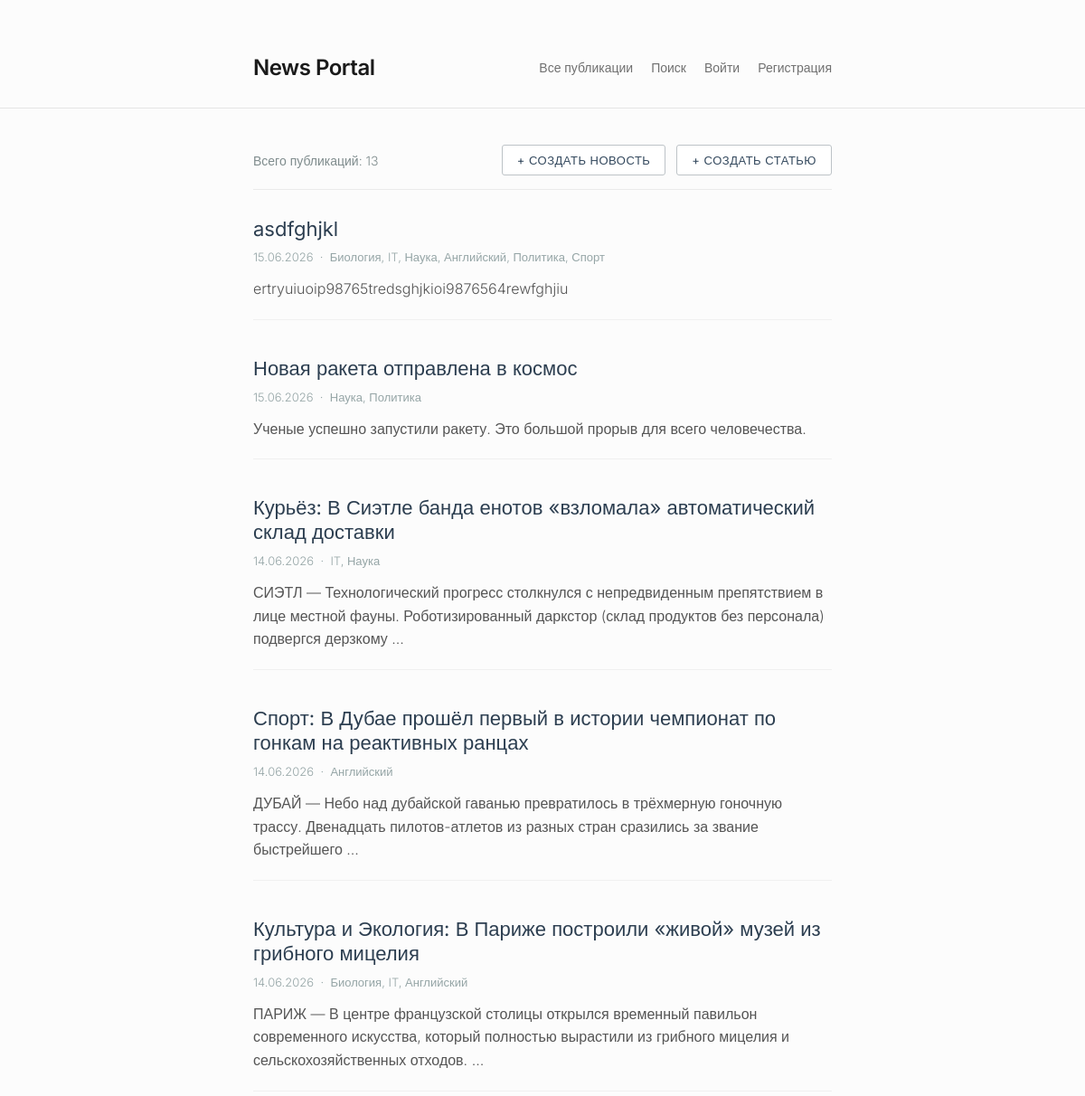
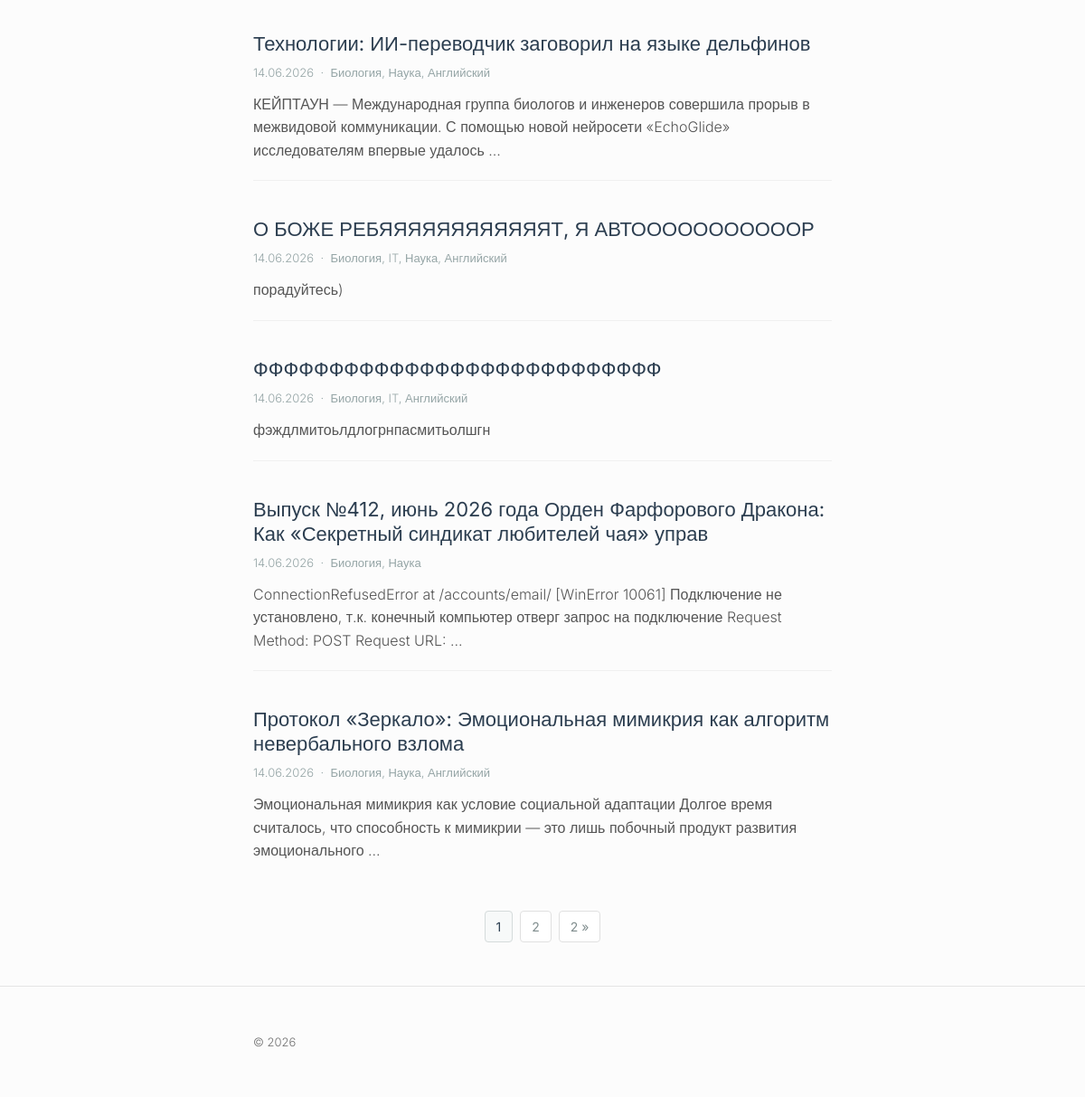
Before: /news/ with the older database file (2 pictures, top to bottom).
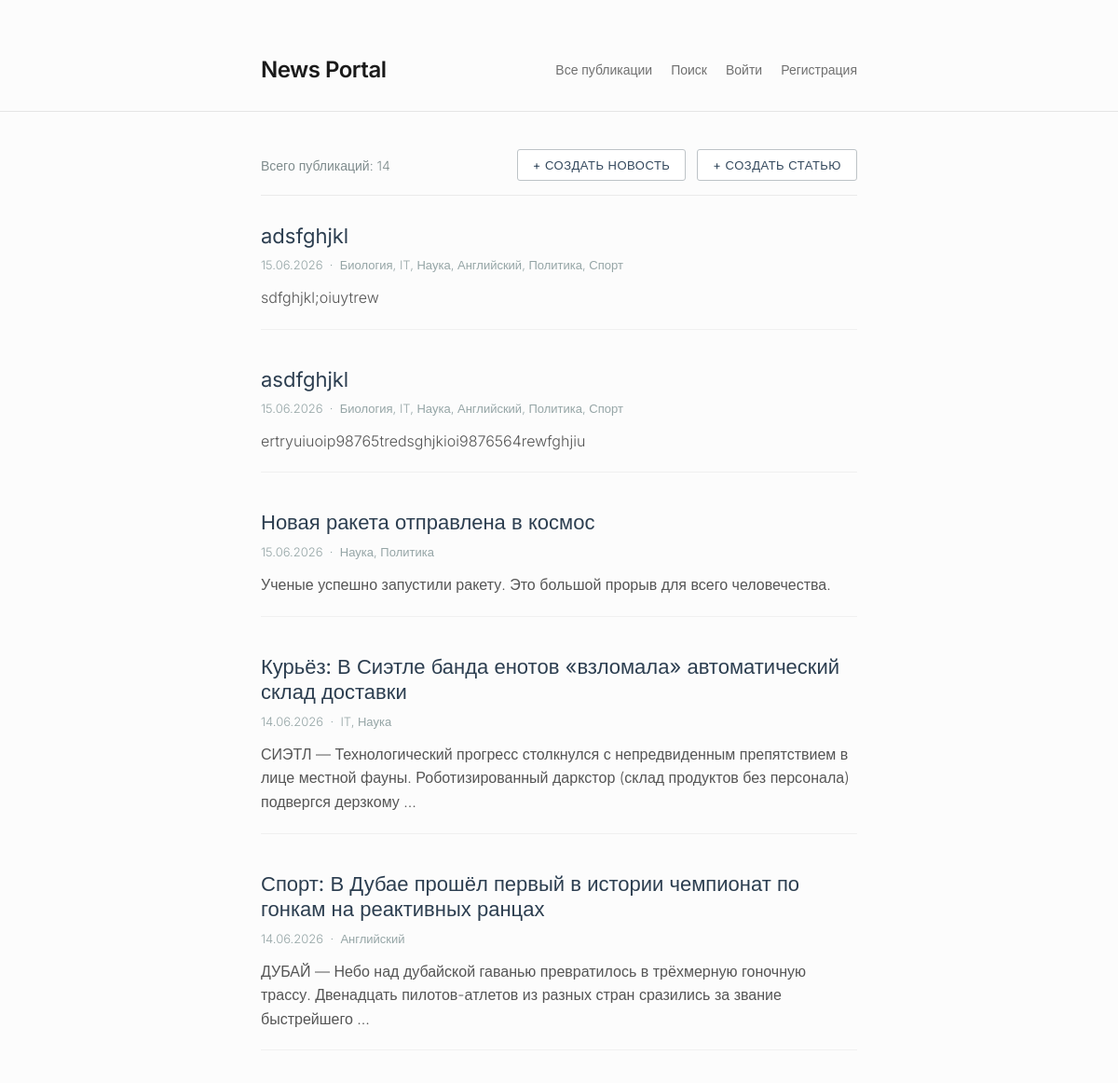
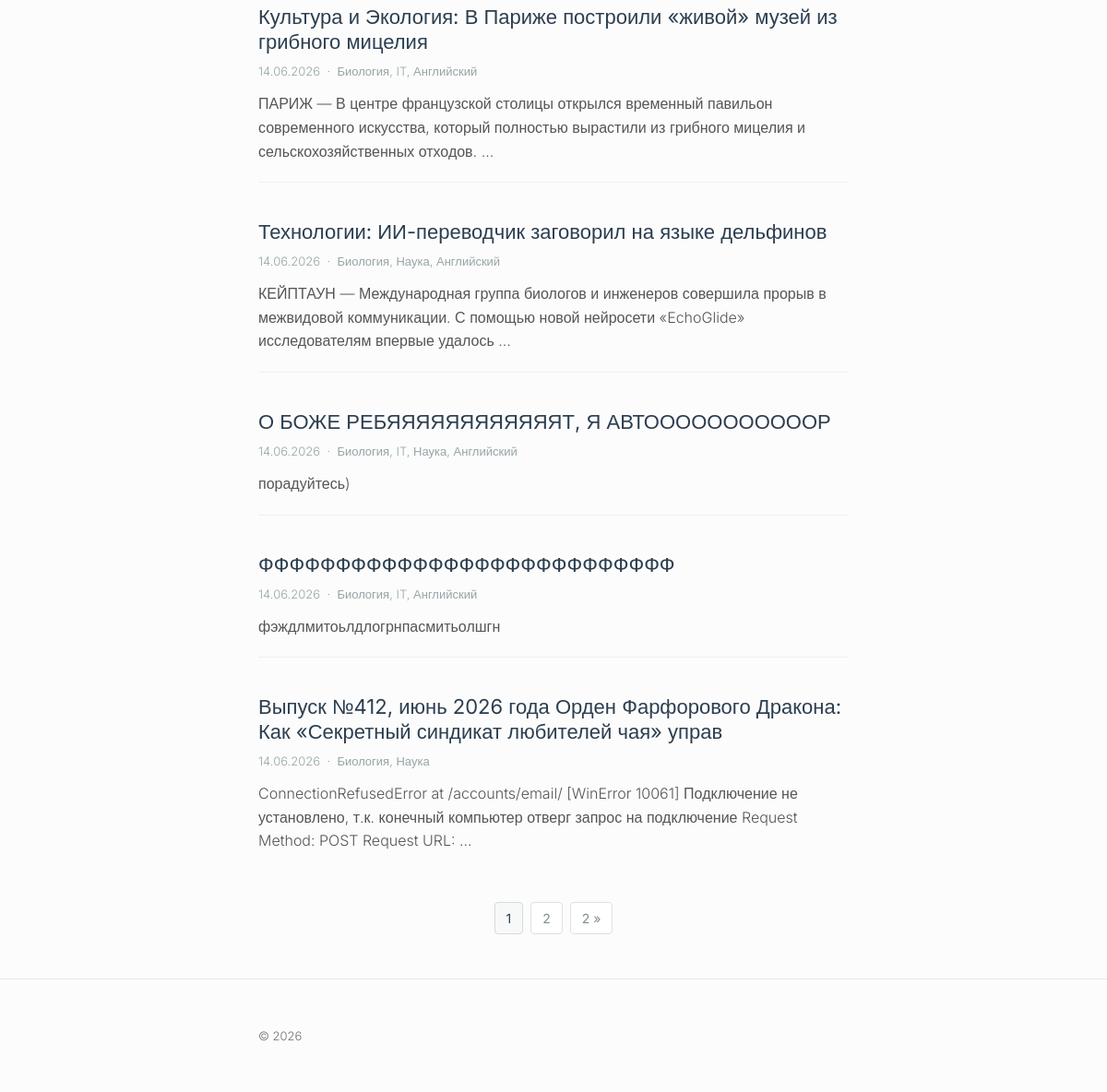
After: the same page with the newer database file (2 pictures, top to bottom).
### news/models.py (models this page shows, shortened)
class Post(models.Model):
    class Meta:
        verbose_name = "Публикация"
        verbose_name_plural = "Публикации"
    article = 'AR'
    news = 'NW'
    CATEGORY_CHOICES = [
        (article, 'Статья'),
        (news, 'Новость'),
    ]
    data_created = models.DateTimeField(auto_now_add=True, verbose_name="Дата создания")
    author = models.ForeignKey(Author, on_delete=models.CASCADE, verbose_name="Автор")
    category = models.ManyToManyField(Category, through="PostCategory", verbose_name="Категории")
    choice = models.CharField(max_length=2, choices=CATEGORY_CHOICES, default=article, verbose_name="Тип (Новость/Статья)")
    title_of_post = models.CharField(max_length=100, verbose_name="Заголовок")
    text_of_post = models.TextField(verbose_name="Текст")
    rating_of_post = models.IntegerField(default=0, verbose_name="Рейтинг")

class Category(models.Model):
    name_category = models.CharField(max_length=100, unique=True, verbose_name="Название категории")
    subscribers = models.ManyToManyField(User, related_name='subscriptions', blank=True, verbose_name="Подписчики")
    class Meta:
        verbose_name = "Категория"
        verbose_name_plural = "Категории"

### news/views.py (the view)
# urls.py: path('', PostListView.as_view(), name='news_list'),
class PostListView(ListView):
    model = Post
    ordering = '-data_created' # Сортировка от новых к старым
    template_name = 'news_view/news_list.html'
    context_object_name = 'news'
    paginate_by = 10 # Постраничный вывод, по 10 новостей на страницу

### news/templatetags/custom_filters.py (called while the page is built)
@register.filter()
def censor(value):
    if not isinstance(value, str):
        raise ValueError("Фильтр censor можно применять только к строкам")
    import re
    result = value
    for bad_word in BAD_WORDS:
        pattern = re.compile(rf'\b{re.escape(bad_word)}\b', re.IGNORECASE)
        result = pattern.sub(lambda match: match.group(0)[0] + '*' * (len(match.group(0)) - 1), result)
    return result

### templates/news_view/news_list.html (shortened to what this page needs)
{% extends 'default.html' %}
{% load custom_filters %}
{% block content %}
<div class="actions-header">
    <div class="news-count">
        Всего публикаций: {{ paginator.count }}
    </div>
    <div class="create-buttons">
        <a href="{% url 'news_create' %}" class="btn-create">+ Создать новость</a>
        <a href="{% url 'article_create' %}" class="btn-create">+ Создать статью</a>
    </div>
</div>
<ul class="posts-list">
    {% for post in news %}
        <li class="post-item">
            <h2 class="post-title">
                <a href="{% url 'news_detail' pk=post.id %}">{{ post.title_of_post|censor }}</a>
            </h2>
            <div class="post-meta">
                <span>{{ post.data_created|date:'d.m.Y' }}</span>
                {% if post.category.all %}
                    &nbsp;·&nbsp;
                    <span>
                        {% for cat in post.category.all %}
                            {{ cat.name_category }}{% if not forloop.last %}, {% endif %}
                        {% endfor %}
                    </span>
                {% endif %}
            </div>
            <p class="post-body-preview">{{ post.text_of_post|censor|truncatewords:20 }}</p>
        </li>
    {% empty %}
        <li>Пока здесь пусто.</li>
    {% endfor %}
</ul>
{% if is_paginated %}
    <ul class="pagination">
        {% for num in page_obj.paginator.page_range %}
            {% if page_obj.number == num %}
                <li><span class="current">{{ num }}</span></li>
            {% elif num > page_obj.number|add:'-3' and num < page_obj.number|add:'3' %}
                <li><a href="?page={{ num }}">{{ num }}</a></li>
            {% endif %}
        {% endfor %}
        {% if page_obj.has_next %}
            <li><a href="?page={{ paginator.num_pages }}">{{ paginator.num_pages }} &raquo;</a></li>
        {% endif %}
    </ul>
{% endif %}
{% endblock content %}

Changed rows visible on the page:
no longer on this page (row unchanged): Post: title_of_post|censor "Протокол «Зеркало»: Эмоциональная мимикрия как алгоритм невербального взлома", data_created "14.06.2026", text_of_post|censor "Эмоциональная мимикрия как условие социальной адаптации Долгое время считалось, что способность к мимикрии — это лишь побочный продукт развития эмоционального …", Category (name_category "Биология"), Category (name_category "Наука"), Category (name_category "Английский")
added Post: title_of_post|censor "adsfghjkl", data_created "15.06.2026", text_of_post|censor "sdfghjkl;oiuytrew", Category (name_category "Биология"), Category (name_category "IT"), Category (name_category "Наука"), Category (name_category "Английский"), Category (name_category "Политика"), Category (name_category "Спорт")
Other visible differences:
{{ paginator.count }}: "13" → "14"
